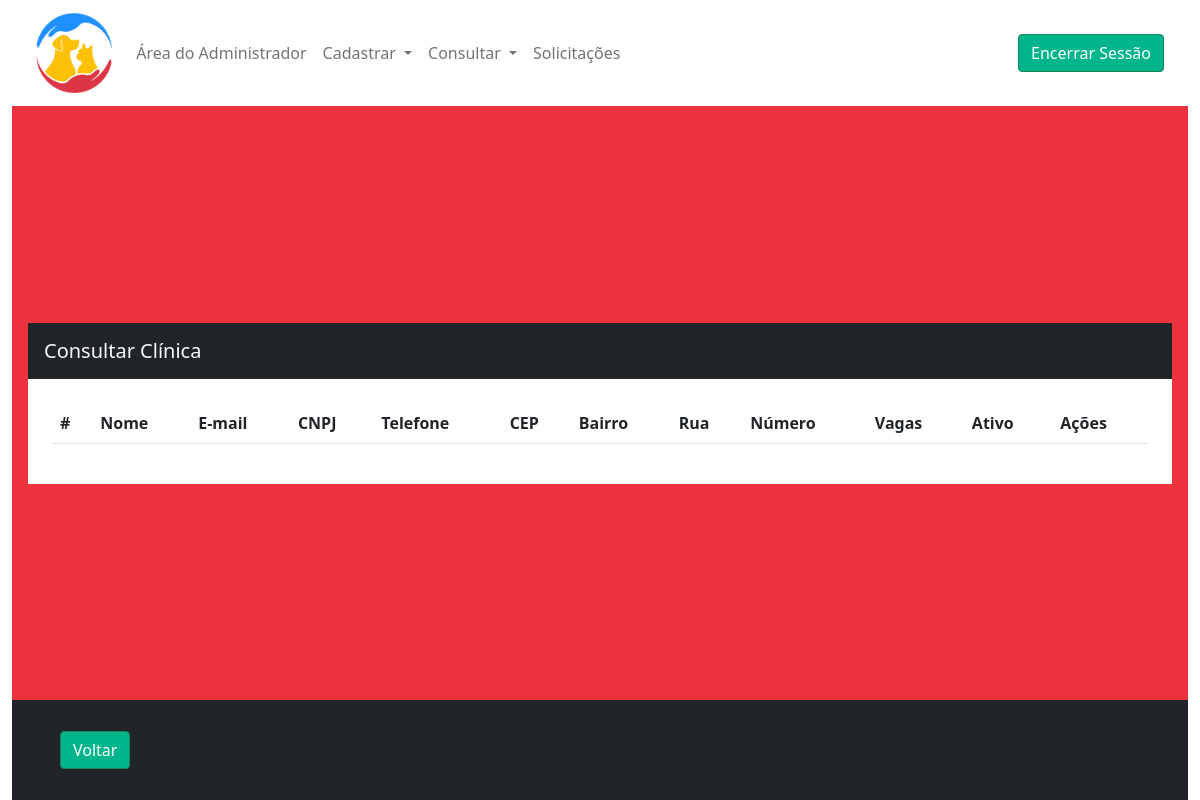
/consulta-clinica/ (signed in), run on an earlier commit of the app's database.
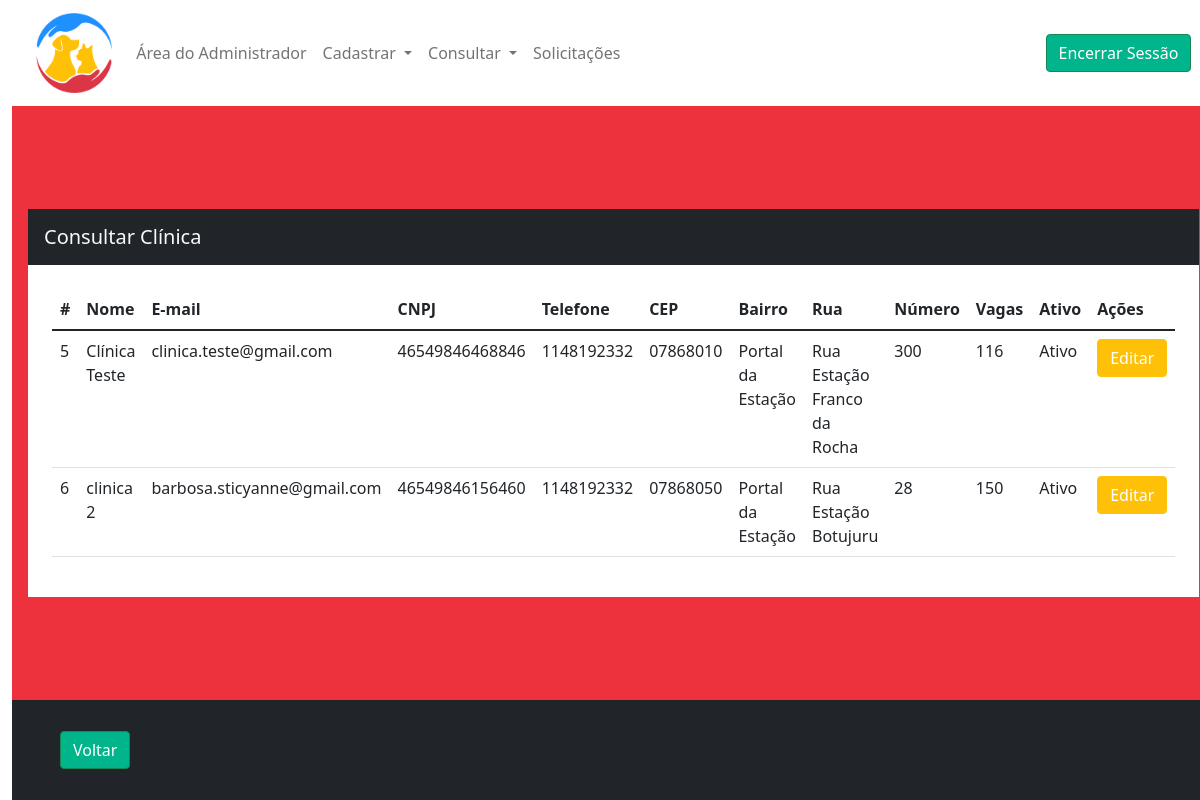
And on a later commit of the database.
### tables this page shows
CREATE TABLE `clinica` (
  `idclinica` int(11) NOT NULL,
  `idlogin` int(11) NOT NULL,
  `cnpj` varchar(14) NOT NULL,
  `clitelefone` varchar(11) NOT NULL,
  `vagas` int(11) NOT NULL,
  `clirua` varchar(50) NOT NULL,
  `clibairro` varchar(50) NOT NULL,
  `clinumero` varchar(5) NOT NULL,
  `clicep` varchar(8) NOT NULL,
  `ativo` tinyint(4) NOT NULL COMMENT '0 - Clínica não ativa; 1 - Clínica ativa'
);

### model/Clinica.php (called while the page is built, shortened)
<?php
    class Clinica{
        function consultar()
        {
            $con = Conexao::conectar();
            $cmd = $con->prepare("SELECT idclinica, login.idlogin, nome, email, cnpj, clitelefone, vagas, clirua, clibairro, clinumero, clicep, ativo
                                    FROM clinica JOIN login ON clinica.idlogin = login.idlogin");
            $cmd->execute();
            return $cmd->fetchAll(PDO::FETCH_OBJ);
        }
    }
?>

### view/consultaClinica.php (the view, shortened to what this page needs)
<!DOCTYPE html>
<html lang="pt-br">
<head>
    <link rel="stylesheet" type="text/css" href="https://cdnjs.cloudflare.com/ajax/libs/twitter-bootstrap/5.1.3/css/bootstrap.min.css">
    <link rel="stylesheet" type="text/css" href="https://cdn.datatables.net/buttons/2.2.3/css/buttons.dataTables.min.css">
    <link rel="stylesheet" type="text/css" href="https://cdn.datatables.net/1.12.1/css/dataTables.bootstrap5.min.css">
    <?php include_once "head.php";?>
</head>
<body>
    <div class="container-fluid d-grid min-vh-100 corpo">
        <div class="bg-danger container-fluid" style="grid-area: corpo;">
            <div class="row h-100 align-items-center">
                <div class="p-3">
                    <div class="container-fluid bg-dark text-light font-weight-bold p-3">
                        <h5 class="m-0">Consultar Clínica</h5>
                    </div>
                    <div class="container-fluid p-sm-3 p-md-3 p-lg-4 p-3 px-0 bg-white table-responsive">
                        <table id="tbClinica" class="table table-hover">
                            <thead>
                                <th>#</th>
                                <th>Nome</th>
                                <th>E-mail</th>
                                <th>CNPJ</th>
                                <th>Telefone</th>
                                <th>CEP</th>
                                <th>Bairro</th>
                                <th>Rua</th>
                                <th>Número</th>
                                <th>Vagas</th>
                                <th>Ativo</th>
                                <th>Ações</th>
                            </thead>
                            <tbody>
                                <?php
                                    foreach($dadosClinica as $value)
                                    {
                                        $value->clitelefone = preg_replace("/^$/", "-", $value->clitelefone);
                                        $valorAtivo = $value->ativo;
                                        $value->ativo = str_replace("1", "Ativo", $value->ativo);
                                        $value->ativo = str_replace("0", "Inativo", $value->ativo);
                                        echo
                                        "
                                        <tr>
                                            <td>$value->idclinica</td>
                                            <td>$value->nome</td>
                                            <td>$value->email</td>
                                            <td>$value->cnpj</td>
                                            <td>$value->clitelefone</td>
                                            <td>$value->clicep</td>
                                            <td>$value->clibairro</td>
                                            <td>$value->clirua</td>
                                            <td>$value->clinumero</td>
                                            <td>$value->vagas</td>
                                            <td>$value->ativo</td>
                                            <td>
                                            <button type='button' class='btn btn-warning' data-bs-toggle='modal' data-bs-target='#modalAtualizar' data-idclinica='$value->idclinica'
                                                    data-idlogin='$value->idlogin' data-nome='$value->nome' data-email='$value->email' data-cnpj='$value->cnpj' data-telefone='$value->clitelefone'
                                                    data-vagas='$value->vagas' data-cep='$value->clicep' data-numero='$value->clinumero' data-bairro='$value->clibairro' data-rua='$value->clirua' data-ativo='$valorAtivo'>
                                                Editar
                                            </button>
                                            </tr>
                                        ";
                                    }
                                ?>
                            </tbody>
                        </table>
                    </div>
                </div>
            </div>
        </div>
        <div class="container-fluid bg-dark" style="grid-area: footer;">
            <div class="row h-100 align-items-center">
                <div class="px-5">
                    <a href="<?php echo URL.'home-adm';?>" class="btn btn-success">Voltar</a>
                </div>
            </div>
        </div>
    </div>
</body>
</html>

What changed in the data, as far as the page shows it:
added clinica: idclinica "5", idlogin.nome "Clínica Teste", idlogin.email "clinica.teste@gmail.com", cnpj "46549846468846", clitelefone "1148192332", clicep "07868010", clibairro "Portal da Estação", clirua "Rua Estação Franco da Rocha", clinumero "300", vagas "116", ativo "Ativo"
added clinica: idclinica "6", idlogin.nome "clinica 2", idlogin.email "barbosa.sticyanne@gmail.com", cnpj "46549846156460", clitelefone "1148192332", clicep "07868050", clibairro "Portal da Estação", clirua "Rua Estação Botujuru", clinumero "28", vagas "150", ativo "Ativo"
